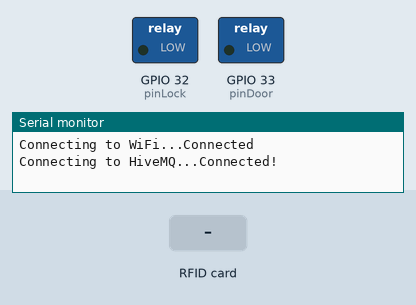
The program below on a simulated ESP32. On the bench: switched loads named in the program (green lamp = pin HIGH), the last lines printed to the serial monitor. The inputs (shaded band) are chosen by the test bench. WiFi joins after 1.5 s; servers stay silent unless stated; no MQTT or app messages arrive unless stated.

Above: at 2.7 s.
2.8 s: RFID card 24 A5 9A 2B held to the reader
At 4.2 s:
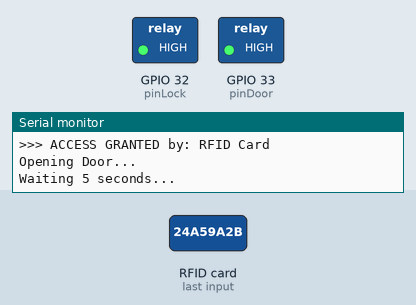
At 9.2 s:
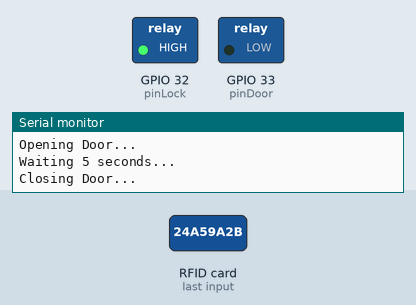
Timing chart, 0 to 10.5 s (numbered marks = the images above; inputs shaded):
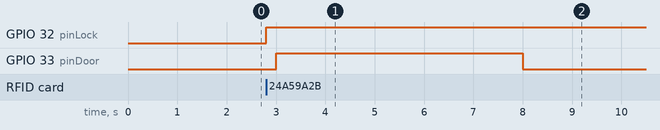

Measured:
- after the input at 2.8 s, GPIO 32 (pinLock): LOW → HIGH at once; GPIO 33 (pinDoor): LOW → HIGH after 0.20 s, → LOW 5.0 s later

The program:

main.cpp
```cpp
#include <Arduino.h>
#include <WiFi.h>
#include <WiFiClientSecure.h>
#include <PubSubClient.h>
#include <SPI.h>
#include <MFRC522.h>

const char* ssid = "Wokwi-GUEST";
const char* password = "";

const char* mqtt_server = "023ef5e7dc384a739b05409b387ae2f0.s1.eu.hivemq.cloud";
const int mqtt_port = 8883;
const char* mqtt_user = "user11";
const char* mqtt_pass = "user11ABC";

WiFiClientSecure espClient;
PubSubClient client(espClient);

const int pinLock = 32;  // Relay ควบคุมระบบล็อค
const int pinDoor = 33;  // Relay ควบคุมกลอนประตู

#define SS_PIN  5
#define RST_PIN 22
MFRC522 rfid(SS_PIN, RST_PIN);
byte authorizedUID[4] = {0x24, 0xA5, 0x9A, 0x2B}; // รหัสบัตรที่อนุญาต

const char* t_cmd_lock  = "home/security/lock/cmd";
const char* t_stat_lock = "home/security/lock/status";
const char* t_cmd_door  = "home/security/door/cm1";
const char* t_stat_door = "home/security/door/status";

bool isLocked = true;

void setup_wifi();
void reconnect();
void callback(char* topic, byte* payload, unsigned int length);
bool checkUID(byte *uid);
void openDoorSequence(String source);

void setup() {
  Serial.begin(115200);

  pinMode(pinLock, OUTPUT);
  pinMode(pinDoor, OUTPUT);

  digitalWrite(pinLock, LOW);
  digitalWrite(pinDoor, LOW);

  SPI.begin();
  rfid.PCD_Init();

  espClient.setInsecure();
  setup_wifi();
  client.setServer(mqtt_server, mqtt_port);
  client.setCallback(callback);
}

void loop() {

  if (!client.connected()) reconnect();
  client.loop();

  if (rfid.PICC_IsNewCardPresent() && rfid.PICC_ReadCardSerial()) {

    Serial.print("Card UID: ");
    for (byte i = 0; i < rfid.uid.size; i++) {
      Serial.print(rfid.uid.uidByte[i] < 0x10 ? " 0" : " ");
      Serial.print(rfid.uid.uidByte[i], HEX);
    }
    Serial.println();

    if (checkUID(rfid.uid.uidByte)) {
      openDoorSequence("RFID Card");
    } else {
      Serial.println("Access Denied!");
    }

    rfid.PICC_HaltA();
    rfid.PCD_StopCrypto1();
  }
}

void openDoorSequence(String source) {
    Serial.println(">>> ACCESS GRANTED by: " + source);

    if (isLocked) {
        isLocked = false;
        digitalWrite(pinLock, HIGH);
        client.publish(t_stat_lock, "UNLOCK");
        delay(200);
    }

    Serial.println("Opening Door...");
    digitalWrite(pinDoor, HIGH);
    client.publish(t_stat_door, "OPEN");

    Serial.println("Waiting 5 seconds...");
    delay(5000);

    Serial.println("Closing Door...");
    digitalWrite(pinDoor, LOW);
    client.publish(t_stat_door, "CLOSE");
}

bool checkUID(byte *uid) {
  for (int i = 0; i < 4; i++) {
    if (uid[i] != authorizedUID[i]) return false;
  }
  return true;
}

void callback(char* topic, byte* payload, unsigned int length) {
  String msg = "";
  for (int i = 0; i < length; i++) msg += (char)payload[i];
  String strTopic = String(topic);

  Serial.print("MQTT CMD: "); Serial.println(msg);

  if (strTopic == t_cmd_lock) {
      if (msg == "UNLOCK") {
          isLocked = false;
          digitalWrite(pinLock, HIGH);
          client.publish(t_stat_lock, "UNLOCK");
      }
      else if (msg == "LOCK") {
          isLocked = true;
          digitalWrite(pinLock, LOW);
          digitalWrite(pinDoor, LOW);
          client.publish(t_stat_door, "CLOSE");
          client.publish(t_stat_lock, "LOCK");
          Serial.println("LOCKED via MQTT");
      }
  }
  else if (strTopic == t_cmd_door) {
      if (isLocked) {
          Serial.println("Error: System is Locked!");
          return;
      }
      if (msg == "OPEN") {
          digitalWrite(pinDoor, HIGH);
          client.publish(t_stat_door, "OPEN");
      } else if (msg == "CLOSE") {
          digitalWrite(pinDoor, LOW);
          client.publish(t_stat_door, "CLOSE");
      }
  }
}

void setup_wifi() {
  delay(10);
  Serial.print("Connecting to WiFi...");
  WiFi.begin(ssid, password);
  while (WiFi.status() != WL_CONNECTED) delay(500);
  Serial.println("Connected");
}

void reconnect() {
  while (!client.connected()) {
    Serial.print("Connecting to HiveMQ...");
    if (client.connect("ESP32_ID", mqtt_user, mqtt_pass)) {
      Serial.println("Connected!");
      client.subscribe(t_cmd_lock);
      client.subscribe(t_cmd_door);
    } else {
      Serial.print("failed, rc=");
      Serial.print(client.state());
      delay(5000);
    }
  }
}
```
